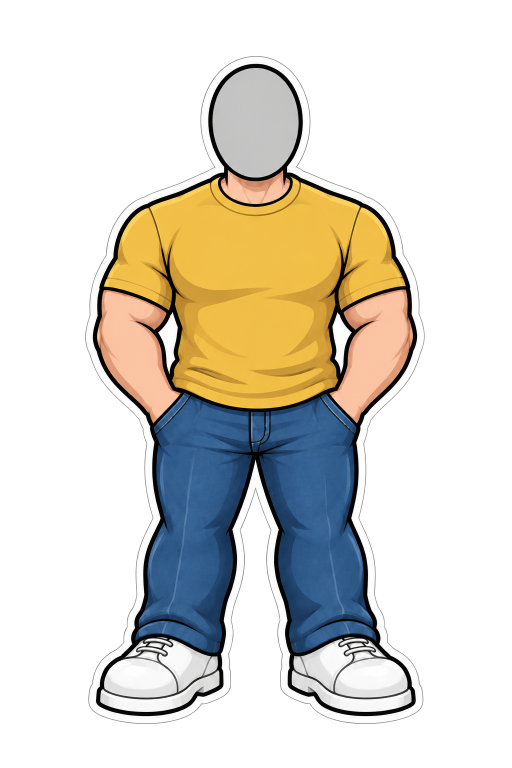
#> input picture apps/web/film/assets/bodies/2-street-hands-in-pockets.png, 1024 x 1536 px, found by its file name (shown at 1/2 size)
$ python bodies.py
#> lines starting #> are read from the running program, lines starting #| are printed output that depends on the picture; after the words box and inside, x2 and y2 are one past the last pixel; in counts of white or black regions, pixels touching at a corner belong together
#!/usr/bin/env python3
"""Runs ON dev-mac from ~/video-work/solana-bunker/s09/film (or apps/web/film). Port of pipeline/s08/bodies.py (itself film/s05's s05-bodies.py) for the
scene 9 poses. The grey head oval and its outline are erased from each body PNG; the head sprite is drawn BEHIND the body, so the collar covers the neck.
Writes assets/s09/<pose>.png (same 1024x1536 canvas) and assets/s09/anchors.js: oval centre x, chin y (oval bottom), hx (collar centre x),
and KEY_CHIN_X (the chin centre x in the key crop, which goes on hx).
v9: the suit and lab coat bodies are the -notch variants (Liam 16788; they differ from the plain art only in a 12-row neck strip, rows 316-328).
v9 pose switches (s09-v9-plan.md, composer ruling 2): the head and collar are pinned across each switch. The switched-to pose's anchor (cx = hx, chin)
is moved by the measured collar offset, so a place() call with the same chin point puts both collars, and both heads, on the same screen pixel.
  suit: suit-point-right is pinned to suit-standing (section 2: arms at sides on the snap, points on "yeah").
  lab coat: physicist-holding-clipboard is pinned to physicist-professor-point (section 3 switches on "live"; professor-point keeps its v1-v8 anchor,
  so the section-3 call and the hand-off frame are unchanged).
  professor-point's legs: v10 uses the re-seated -notch art from film/floating-head 20ae821 as authored (v9's local hem split is removed).
usage: /usr/bin/python3 pipeline/s09/bodies.py"""
import json, os
import numpy as np
from PIL import Image
from scipy import ndimage as ndi
SRC = 'assets/bodies/'; DST = 'assets/s09/'; os.makedirs(DST, exist_ok=True)
POSES = ['2-street-hands-in-pockets', '2-street-celebrate', '1-suit-standing', '1-suit-point-right', '5-physicist-holding-clipboard',
         '5-physicist-professor-point', '2-street-thinking', '2-street-thinking-2', '2-street-thinking-3']   # the testimonial (film-plan-ending.md part A): the lab coat points at the results cards
NOTCH = {'1-suit-standing', '1-suit-point-right', '5-physicist-holding-clipboard', '5-physicist-professor-point'}   # v9: -notch art (Liam 16788)
src = lambda n: SRC + n + ('-notch' if n in NOTCH else '') + '.png'
anch = {}
for n in POSES:
    im = np.array(Image.open(src(n)).convert('RGBA')).astype(int)
    a, r, g, b = im[..., 3], im[..., 0], im[..., 1], im[..., 2]
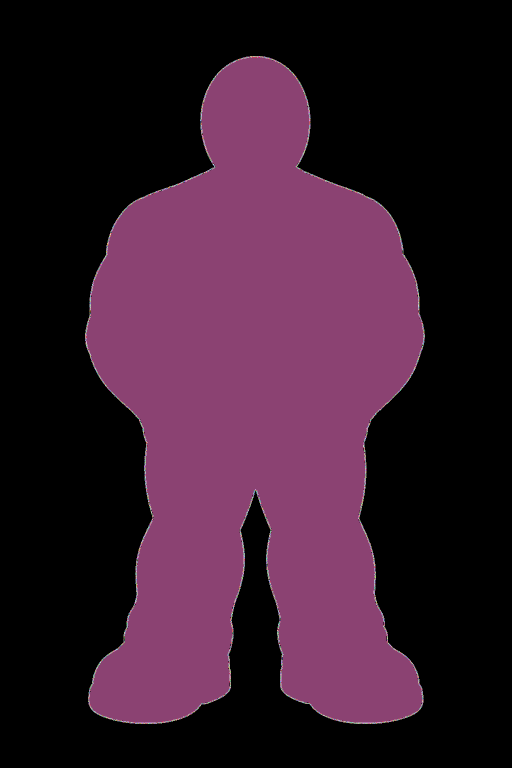
#> a: shape (1536, 1024) int64 (shown at 1/2 size); 153 distinct labels, from 0 to 255; one colour per label, 0 black
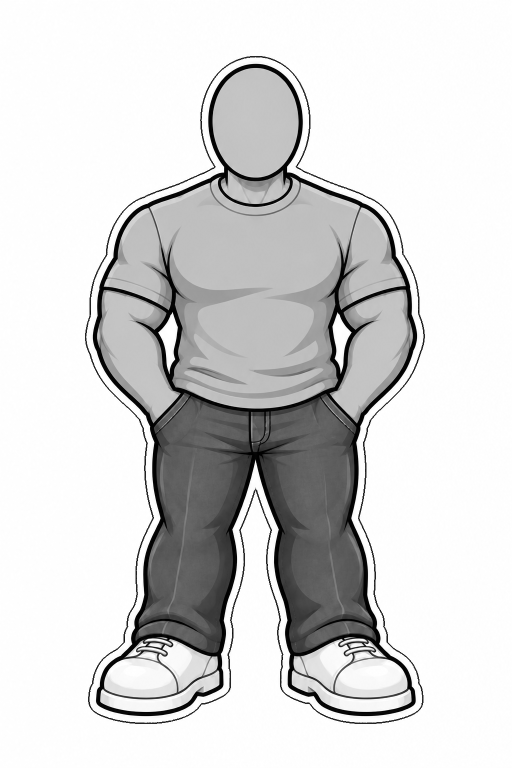
#> g: shape (1536, 1024) int64 (shown at 1/2 size); min 0, max 255, mean 213.6
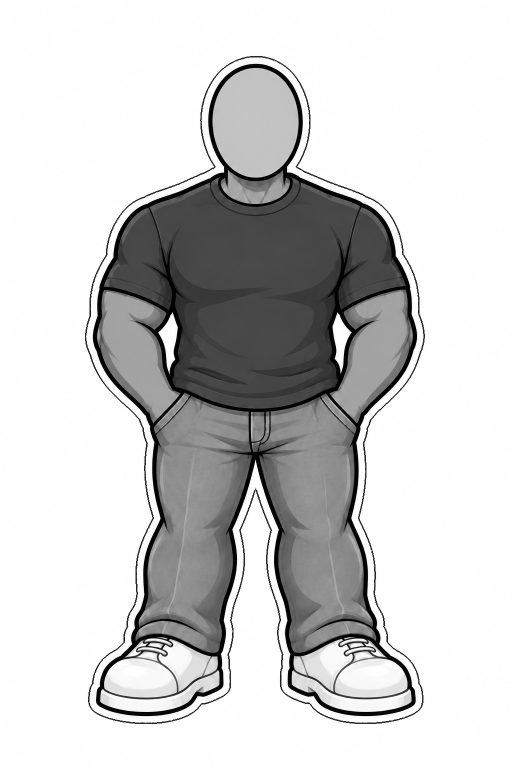
#> b: shape (1536, 1024) int64 (shown at 1/2 size); min 0, max 255, mean 204.6
    gray = (abs(r - g) < 10) & (abs(g - b) < 10) & (r > 130) & (r < 230) & (a > 200); gray[345:] = False
#> after `gray = (abs(r - g) < 10) & (abs(g - b) < 10) & (r > 130) & (r < 230) &`:
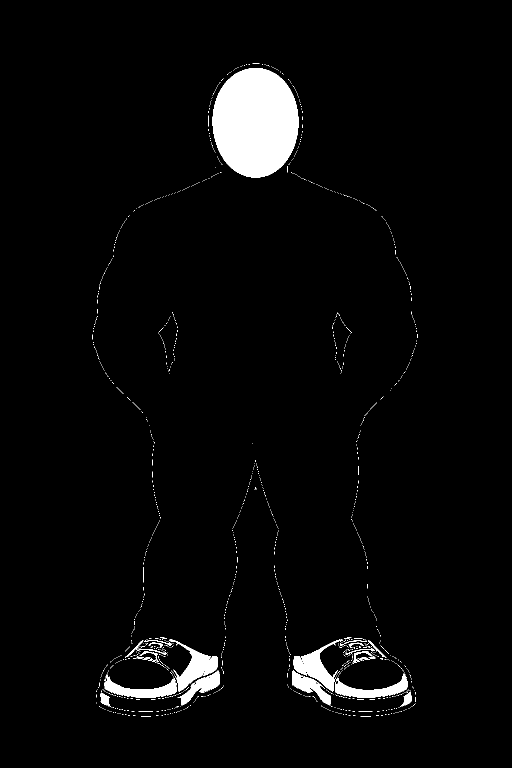
#> gray: shape (1536, 1024) bool (shown at 1/2 size); 3.2% white; 1482 white regions (1452 under 20 px), largest, box (x1, y1, x2, y2) and area: (425, 136, 597, 355) 29715, (338, 1278, 436, 1384) 3355, (587, 1278, 686, 1383) 3293
#> after `gray[345:] = False`:
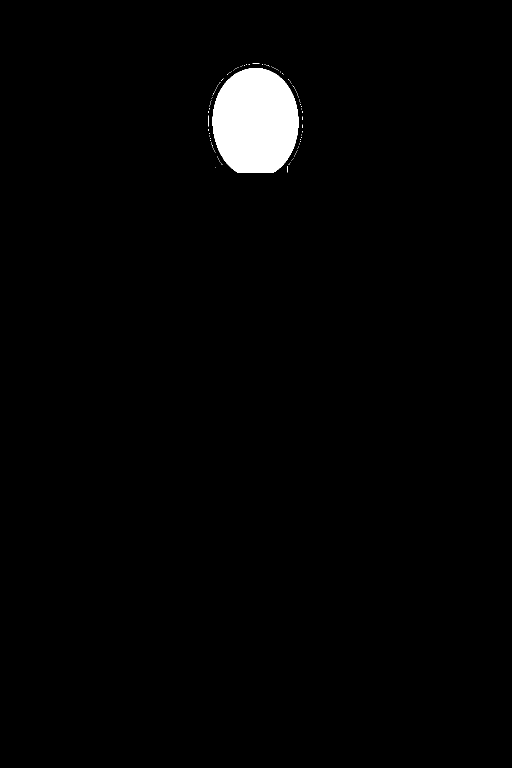
#> gray: shape (1536, 1024) bool (shown at 1/2 size); 1.9% white; 123 white regions (121 under 20 px), largest, box (x1, y1, x2, y2) and area: (425, 136, 597, 345) 29218, (416, 231, 417, 253) 22
    if n.startswith('2-street-thinking'):   # the hand covers the oval's chin: anchors and oval from the hands-in-pockets body (same oval, checked 1 px); keep the hand and its outline
        b0 = np.array(Image.open(SRC + '2-street-hands-in-pockets.png').convert('RGBA')).astype(int)
        r0, g0, b0_, a0 = b0[..., 0], b0[..., 1], b0[..., 2], b0[..., 3]
        gray = (abs(r0 - g0) < 10) & (abs(g0 - b0_) < 10) & (r0 > 130) & (r0 < 230) & (a0 > 200); gray[345:] = False
    lab, k = ndi.label(gray); i = np.argmax(ndi.sum(gray, lab, range(1, k + 1))) + 1
#> after `lab, k = ndi.label(gray)`: lab: shape (1536, 1024) int32; 147 distinct labels, from 0 to 146
#> after `lab, k = ndi.label(gray)`: k = 146
#> after `i = np.argmax(ndi.sum(gray, lab, range(1, k + 1))) + 1`: i = 19
    m = ndi.binary_fill_holes(lab == i); ys, xs = np.where(m)
#> after `m = ndi.binary_fill_holes(lab == i)`: m: shape (1536, 1024) bool; 1.9% white; 1 white region, box (x1, y1, x2, y2) and area: (425, 136, 597, 345) 29218
    chin = int(ys.max()); cx = float((xs.min() + xs.max()) / 2)
#> after `chin = int(ys.max())`: chin = 344
#> after `cx = float((xs.min() + xs.max()) / 2)`: cx = 510.5
    m2 = ndi.binary_dilation(m, iterations=15); m2[chin + 8:] = False
#> after `m2 = ndi.binary_dilation(m, iterations=15)`: m2: shape (1536, 1024) bool; 2.4% white; 1 white region, box (x1, y1, x2, y2) and area: (410, 121, 612, 360) 38083
#> after `m2[chin + 8:] = False`:
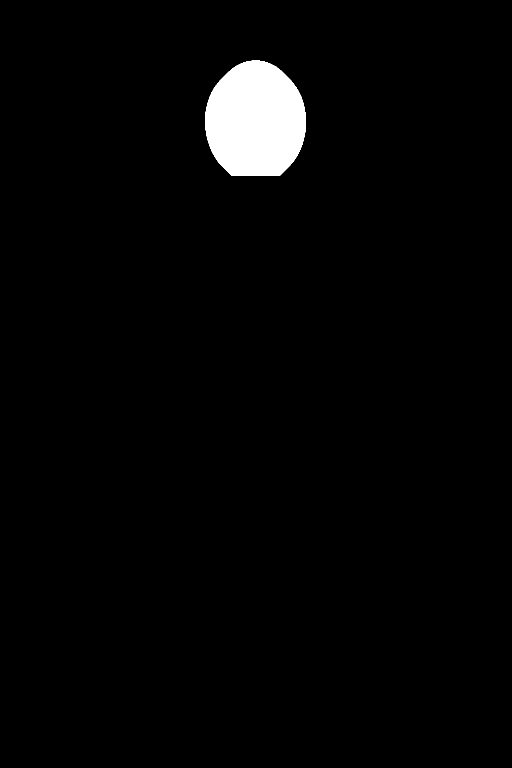
#> m2: shape (1536, 1024) bool (shown at 1/2 size); 2.4% white; 1 white region, box (x1, y1, x2, y2) and area: (410, 121, 612, 352) 37407
    if n.startswith('2-street-thinking'):
        skin = (r > 200) & (g > 130) & (g < 235) & (b > 90) & (b < 210) & (r - b > 40) & (a > 200) & (np.arange(r.shape[0])[:, None] > 250)
        seed = ndi.binary_fill_holes(ndi.binary_closing(ndi.binary_opening(skin, iterations=2), iterations=9))   # the hand (the neck lies under the oval and is erased/kept like the other poses)
        keep = (ndi.binary_dilation(seed, iterations=6) & (r + g + b < 250)) | seed
        m2 &= ~keep
    out = im.copy(); out[m2, 3] = 0
#> after `out[m2, 3] = 0`:
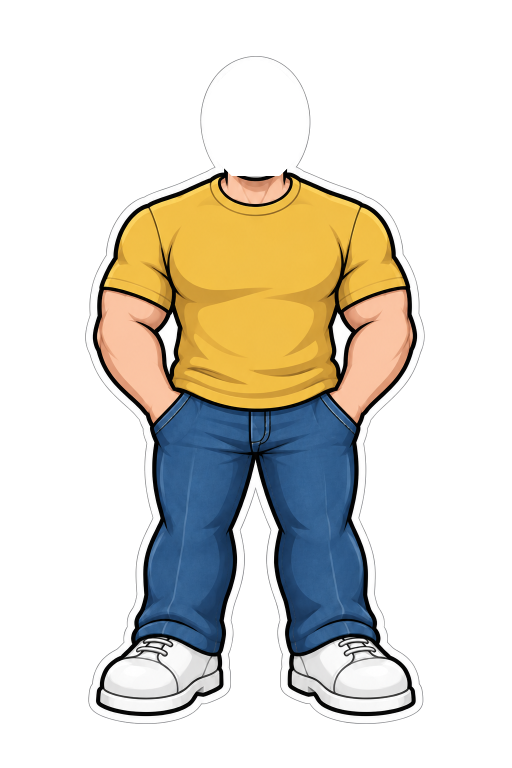
#> out: shape (1536, 1024, 4) int64 (shown at 1/2 size); mean R, G, B, A 217.1, 213.6, 204.6, 89.3; transparent parts drawn white
    Image.fromarray(out.astype('uint8')).save(DST + n.split('-', 1)[1] + '.png', optimize=True)
#> (the run stopped early here; a loop or call above may not have finished)
